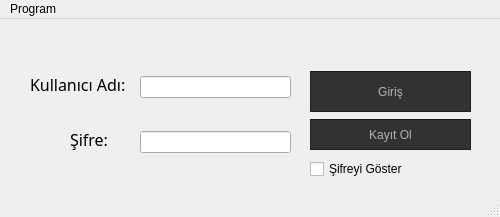
<?xml version="1.0" encoding="UTF-8"?>
<ui version="4.0">
 <class>girispenceresi</class>
 <widget class="QMainWindow" name="girispenceresi">
  <property name="geometry">
   <rect>
    <x>0</x>
    <y>0</y>
    <width>500</width>
    <height>217</height>
   </rect>
  </property>
  <property name="windowTitle">
   <string>Kütüphane - Giriş</string>
  </property>
  <property name="windowIcon">
   <iconset>
    <normaloff>Sulu-boya-kitap.png</normaloff>Sulu-boya-kitap.png</iconset>
  </property>
  <property name="styleSheet">
   <string notr="true">&lt;?xml version=&quot;1.0&quot; encoding=&quot;UTF-8&quot;?&gt;
&lt;ui version=&quot;4.0&quot;&gt;
 &lt;widget name=&quot;__qt_fake_top_level&quot;&gt;
  &lt;widget class=&quot;Spacer&quot; name=&quot;horizontalSpacer_3&quot;&gt;
   &lt;property name=&quot;geometry&quot;&gt;
    &lt;rect&gt;
     &lt;x&gt;91&lt;/x&gt;
     &lt;y&gt;1&lt;/y&gt;
     &lt;width&gt;41&lt;/width&gt;
     &lt;height&gt;42&lt;/height&gt;
    &lt;/rect&gt;
   &lt;/property&gt;
   &lt;property name=&quot;font&quot;&gt;
    &lt;font&gt;
     &lt;family&gt;MS Sans Serif&lt;/family&gt;
     &lt;pointsize&gt;10&lt;/pointsize&gt;
    &lt;/font&gt;
   &lt;/property&gt;
   &lt;property name=&quot;orientation&quot;&gt;
    &lt;enum&gt;Qt::Horizontal&lt;/enum&gt;
   &lt;/property&gt;
   &lt;property name=&quot;sizeHint&quot; stdset=&quot;0&quot;&gt;
    &lt;size&gt;
     &lt;width&gt;40&lt;/width&gt;
     &lt;height&gt;20&lt;/height&gt;
    &lt;/size&gt;
   &lt;/property&gt;
  &lt;/widget&gt;
 &lt;/widget&gt;
 &lt;resources/&gt;
&lt;/ui&gt;
</string>
  </property>
  <widget class="QWidget" name="centralwidget">
   <widget class="QPushButton" name="pushButton">
    <property name="geometry">
     <rect>
      <x>310</x>
      <y>52</y>
      <width>161</width>
      <height>41</height>
     </rect>
    </property>
    <property name="styleSheet">
     <string notr="true">/* author = Nathan Woodrow */

QToolTip
{
    border: 1px solid #222;
    background-color: #333;
    color: #aaa;
}

QWidget
{
    color: #aaa;
    background-color: #323232;
}


QWidget:item:hover
{
    background-color: #507098;
    color: #aaa;
}

QWidget:item:selected
{
    background-color: #507098;
}

QMenuBar {
    background-color: #323232;
}

QMenuBar::item
{
    background: transparent;
}

QMenuBar::item:selected
{
    /*
    background: transparent;
    border: 1px solid #ffaa00;
    */
    background: #444;
}

QMenuBar::item:pressed
{
    border: 1px solid #000;
    background-color: #444;
    margin-bottom:-1px;
    padding-bottom:1px;
}

/* ==================================================================================== */
/* MENU                                                                                 */
/* ==================================================================================== */

QMenu
{
    background: #444;
    border: 1px solid #222;
    padding: 4px;
    padding-right: 0px;
}

QMenu::item
{
    background: transparent;
    padding: 2px 20px 2px 20px;
}

QMenu::item:disabled
{
    color: #555;
    background: transparent;
    padding: 2px 20px 2px 20px;
}


QMenu::item:selected
{
    background-color: #507098;
    color: #aaa;
}

QWidget:disabled
{
    color: #404040;
    background-color: #323232;
}

QLineEdit
{
    padding: 1px;
    border: 1px solid #111;
    background-color: #888;
    color: #111;
}

QPushButton
{
    color: #b1b1b1;
/*    background-color: QLinearGradient( x1: 0, y1: 0, x2: 0, y2: 1, stop: 0 #565656, stop: 0.1 #525252, stop: 0.5 #4e4e4e, stop: 0.9 #4a4a4a, stop: 1 #464646);*/
    border-width: 1px;
    border-color: #1e1e1e;
    border-style: solid;
    padding: 3px;
    font-size: 12px;
    padding-left: 5px;
    padding-right: 5px;
}

QPushButton:pressed
{
/*    background-color: QLinearGradient( x1: 0, y1: 0, x2: 0, y2: 1, stop: 0 #2d2d2d, stop: 0.1 #2b2b2b, stop: 0.5 #292929, stop: 0.9 #282828, stop: 1 #252525);*/
}

/* ==================================================================================== */
/* COMBO BOX                                                                            */
/* ==================================================================================== */

QComboBox {
    selection-background-color: #ffaa00;
    background-color: QLinearGradient( x1: 0, y1: 0, x2: 0, y2: 1, stop: 0 #565656, stop: 0.1 #525252, stop: 0.5 #4e4e4e, stop: 0.9 #4a4a4a, stop: 1 #464646);
    border-style: solid;
    border: 1px solid #1e1e1e;
}

QComboBox:hover,QPushButton:hover {
    background-color: QLinearGradient( x1: 0, y1: 0, x2: 0, y2: 1,
        stop: 0     #565656,
        stop: 0.1   #525252,
        stop: 0.5   #4e4e4e,
        stop: 0.9   #4a4a4a,
        stop: 1     #464646);
}


QComboBox:on {
    padding-top: 1px;
    padding-left: 3px;
    background-color: QLinearGradient( x1: 0, y1: 0, x2: 0, y2: 1,
        stop: 0     #555,
        stop: 0.1   #4C4C4C,
        stop: 0.5   #464646,
        stop: 0.9   #414141,
        stop: 1     #444);
    selection-background-color: #ffaa00;
}

QComboBox QAbstractItemView {
    border: 1px solid #222;
    selection-background-color: #507098;
}

QComboBox::drop-down {
     subcontrol-origin: padding;
     subcontrol-position: top right;
     width: 15px;
     border: 0px;
 }

QComboBox::down-arrow
{
    image: url(icons/down_arrow.png);
}
QLineEdit:focus
{
    border: 2px solid QLinearGradient( x1: 0, y1: 0, x2: 0, y2: 1, stop: 0 #ffa02f, stop: 1 #d7801a);
}


QTextEdit:focus
{
    border: 2px solid QLinearGradient( x1: 0, y1: 0, x2: 0, y2: 1, stop: 0 #ffa02f, stop: 1 #d7801a);
}

/* ==================================================================================== */
/* SCROLL BAR                                                                           */
/* ==================================================================================== */

QScrollBar:horizontal {
    background-color: #333;
    height: 8px;
    margin: 0px;
    padding: 0px;
}

QScrollBar::handle:horizontal {
    border: 1px solid #111;
    background: #535353;
}

QScrollBar::add-line:horizontal, QScrollBar::sub-line:horizontal,
QScrollBar::add-page:horizontal, QScrollBar::sub-page:horizontal {
    width: 0px;
    background: transparent;
}

QScrollBar:vertical {
    background-color: #333;
    width: 8px;
    margin: 0;
}

QScrollBar::handle:vertical {
    border: 1px solid #111;
    background: #535353;
}

QScrollBar::add-line:vertical, QScrollBar::sub-line:vertical,
QScrollBar::add-page:vertical, QScrollBar::sub-page:vertical {
    height: 0px;
    background: transparent;
}


QTextEdit
{
    background-color: #242424;
}

QPlainTextEdit
{
    background-color: #242424;
}

QSizeGrip
{
  width: 1px;
}

QHeaderView::section
{
    /*background-color: QLinearGradient(x1:0, y1:0, x2:0, y2:1, stop:0 #616161, stop: 0.5 #505050, stop: 0.6 #434343, stop:1 #656565);*/
    color: white;
    padding-left: 4px;
    border: 1px solid #6c6c6c;
}
QDockWidget
{
  	titlebar-close-icon: url(icons/cross.svg);
}

QDockWidget::separator
{
    border: 1px solid red;
}

QDockWidget::title
{
    text-align: center;
    spacing: 3px; /* spacing between items in the tool bar */
    background-color: #323232;
	font-weight: bold;
}

QDockWidget::close-button, QDockWidget::float-button
{
    text-align: center;
    spacing: 1px; /* spacing between items in the tool bar */
}

QDockWidget::close-button:hover, QDockWidget::float-button:hover
{
    background: #242424;
}

QDockWidget::close-button:pressed, QDockWidget::float-button:pressed
{
    padding: 1px -1px -1px 1px;
}

QMainWindow::separator
{
    /*background-color: QLinearGradient(x1:0, y1:0, x2:0, y2:1, stop:0 #161616, stop: 0.5 #151515, stop: 0.6 #212121, stop:1 #343434);*/
    color: white;
    padding-left: 4px;
    border: 0px solid #4c4c4c;
    spacing: 3px; /* spacing between items in the tool bar */
}

QMainWindow::separator:hover
{

    /*background-color: QLinearGradient(x1:0, y1:0, x2:0, y2:1, stop:0 #d7801a, stop:0.5 #b56c17 stop:1 #ffa02f);*/
    color: white;
    padding-left: 4px;
    border: 1px solid #6c6c6c;
    spacing: 3px; /* spacing between items in the tool bar */
}

QToolBar {
    background: #323232;
    border: 1px solid #323232;
	font-weight: bold;
}

QToolBar::handle:horizontal
{
	image: url(:/qss_icons/rc/Hmovetoolbar.png);
}

QToolBar::handle:vertical
{
	image: url(:/qss_icons/rc/Vmovetoolbar.png);
}

QToolBar::separator:horizontal
{
	image: url(:/qss_icons/rc/Hsepartoolbar.png);
}

QToolBar::separator:vertical
{
	image: url(:/qss_icons/rc/Vsepartoolbars.png);
}

QMenu::separator
{
    height: 2px;
    /*
    background-color: QLinearGradient(x1:0, y1:0, x2:0, y2:1, stop:0 #161616, stop: 0.5 #151515, stop: 0.6 #212121, stop:1 #343434);
    */
    color: white;
    padding-left: 4px;
    margin-left: 10px;
    margin-right: 5px;
}

QProgressBar
{
    border: 2px solid grey;
    text-align: center;
}

QProgressBar::chunk
{
    background-color: #d7801a;
    width: 2.15px;
    margin: 0.5px;
}

QTabBar::tab {
    color: #b1b1b1;
    border: 1px solid #444;
    border-bottom-style: none;
    background-color: #323232;
    padding-left: 10px;
    padding-right: 10px;
    padding-top: 3px;
    padding-bottom: 2px;
    margin-right: -1px;
}

QTabWidget::pane {
    border: 1px solid #444;
    top: 1px;
}

QTabBar::tab:last
{
    margin-right: 0; /* the last selected tab has nothing to overlap with on the right */
}

QTabBar::tab:first:!selected
{
  margin-left: 0px; /* the last selected tab has nothing to overlap with on the right */
}

QTabBar::tab:!selected
{
    color: #b1b1b1;
    border-bottom-style: solid;
    margin-top: 3px;
    /*background-color: QLinearGradient(x1:0, y1:0, x2:0, y2:1, stop:1 #212121, stop:.4 #343434);*/
}

QTabBar::tab:selected
{
    margin-bottom: 0px;
}

QTabBar::tab:!selected:hover
{
    /*border-top: 2px solid #ffaa00;
    padding-bottom: 3px;*/
    /*background-color: QLinearGradient(x1:0, y1:0, x2:0, y2:1, stop:1 #212121, stop:0.4 #343434, stop:0.2 #343434, stop:0.1 #ffaa00);*/
}

/* ==================================================================================== */
/* RADIO BUTTON                                                                         */
/* ==================================================================================== */

QGroupBox::indicator:unchecked,
QGroupBox::indicator:checked,
QCheckBox::indicator:checked,
QCheckBox::indicator:unchecked,
QRadioButton::indicator:checked,
QRadioButton::indicator:unchecked{
    color: #b1b1b1;
    background-color: #323232;
    border: 1px solid #b1b1b1;
}

QGroupBox::indicator:checked,
QCheckBox::indicator:checked,
QRadioButton::indicator:checked {
    background-color: qradialgradient(
        cx: 0.5, cy: 0.5,
        fx: 0.5, fy: 0.5,
        radius: 1.0,
        stop: 0.25 #ffaa00,
        stop: 0.3 #323232
    );
}

QRadioButton::indicator
{
}

QGroupBox::indicator:hover,
QCheckBox::indicator:hover,
QRadioButton::indicator:hover
{
    border: 1px solid #ffaa00;
}

/* ==================================================================================== */
/* CHECKBOX                                                                             */
/* ==================================================================================== */

QAbstractItemView
{
  background-color: #222;
	alternate-background-color: #323232;
	color: silver;
	border: none;
	border-radius: 3px;
	padding: 1px;
}

QAbstractItemView::selected {
    border: 0px;
    outline: none;
}

/* ==================================================================================== */
/* TREE VIEW                                                                            */
/* ==================================================================================== */

QTreeView {
    border: 0.5px solid rgba(108,108,108,75);
}

QTreeView::item, QTreeView::branch {
    background: transparent;
    color: #DDD;
}

QTreeView::item:hover, QTreeView::branch:hover {
    background-color: #507098;
    color: #DDD;
}

QTreeView::item:selected, QTreeView::branch:selected {
    background-color: #507098;
    color: #DDD;
}

QTreeView::branch:has-children:!has-siblings:closed,
QTreeView::branch:closed:has-children:has-siblings {
    border-image: none;
    image: url(icons/caret-right_ffffff_14.png);
}

QTreeView::branch:open:has-children:!has-siblings,
QTreeView::branch:open:has-children:has-siblings {
     border-image: none;
     image: url(icons/caret-down_ffffff_14.png);
}

QgsLayerTreeView
{
}

QgsLayerTreeView::item
{
    border-top: 0.5px solid rgba(108,108,108,50);
    border-bottom: 0.5px solid rgba(108,108,108,50);
    padding: 3px;
}

QgsLayerTreeView::indicator:unchecked{
    image: url(icons/eye-blocked.svg);
}

QgsLayerTreeView::indicator:checked {
    image: url(icons/eye.svg);
}

/* ==================================================================================== */
/* TABLE VIEW                                                                           */
/* ==================================================================================== */

QHeaderView {
}

QHeaderView::section {
    background: transparent;
    background-color: #323232;
    color: #777;
    border-right: 0px solid #777;
    border-top: 0px solid #777;
    padding: 0 0 2px 3px
}</string>
    </property>
    <property name="text">
     <string>Giriş</string>
    </property>
   </widget>
   <widget class="QLabel" name="label_3">
    <property name="geometry">
     <rect>
      <x>30</x>
      <y>35</y>
      <width>111</width>
      <height>60</height>
     </rect>
    </property>
    <property name="font">
     <font>
      <family>Impact</family>
      <pointsize>12</pointsize>
     </font>
    </property>
    <property name="text">
     <string>Kullanıcı Adı:</string>
    </property>
   </widget>
   <widget class="QLabel" name="label_4">
    <property name="geometry">
     <rect>
      <x>70</x>
      <y>90</y>
      <width>51</width>
      <height>60</height>
     </rect>
    </property>
    <property name="font">
     <font>
      <family>Impact</family>
      <pointsize>12</pointsize>
     </font>
    </property>
    <property name="text">
     <string>Şifre:</string>
    </property>
   </widget>
   <widget class="QWidget" name="layoutWidget">
    <property name="geometry">
     <rect>
      <x>140</x>
      <y>30</y>
      <width>151</width>
      <height>131</height>
     </rect>
    </property>
    <layout class="QHBoxLayout" name="horizontalLayout">
     <item>
      <layout class="QVBoxLayout" name="verticalLayout_2">
       <item>
        <widget class="QLineEdit" name="lineEdit_2">
         <property name="clearButtonEnabled">
          <bool>true</bool>
         </property>
        </widget>
       </item>
       <item>
        <widget class="QLineEdit" name="lineEdit">
         <property name="echoMode">
          <enum>QLineEdit::Password</enum>
         </property>
        </widget>
       </item>
      </layout>
     </item>
    </layout>
   </widget>
   <widget class="QPushButton" name="pushButton_2">
    <property name="geometry">
     <rect>
      <x>310</x>
      <y>100</y>
      <width>161</width>
      <height>31</height>
     </rect>
    </property>
    <property name="styleSheet">
     <string notr="true">/* author = Nathan Woodrow */

QToolTip
{
    border: 1px solid #222;
    background-color: #333;
    color: #aaa;
}

QWidget
{
    color: #aaa;
    background-color: #323232;
}


QWidget:item:hover
{
    background-color: #507098;
    color: #aaa;
}

QWidget:item:selected
{
    background-color: #507098;
}

QMenuBar {
    background-color: #323232;
}

QMenuBar::item
{
    background: transparent;
}

QMenuBar::item:selected
{
    /*
    background: transparent;
    border: 1px solid #ffaa00;
    */
    background: #444;
}

QMenuBar::item:pressed
{
    border: 1px solid #000;
    background-color: #444;
    margin-bottom:-1px;
    padding-bottom:1px;
}

/* ==================================================================================== */
/* MENU                                                                                 */
/* ==================================================================================== */

QMenu
{
    background: #444;
    border: 1px solid #222;
    padding: 4px;
    padding-right: 0px;
}

QMenu::item
{
    background: transparent;
    padding: 2px 20px 2px 20px;
}

QMenu::item:disabled
{
    color: #555;
    background: transparent;
    padding: 2px 20px 2px 20px;
}


QMenu::item:selected
{
    background-color: #507098;
    color: #aaa;
}

QWidget:disabled
{
    color: #404040;
    background-color: #323232;
}

QLineEdit
{
    padding: 1px;
    border: 1px solid #111;
    background-color: #888;
    color: #111;
}

QPushButton
{
    color: #b1b1b1;
/*    background-color: QLinearGradient( x1: 0, y1: 0, x2: 0, y2: 1, stop: 0 #565656, stop: 0.1 #525252, stop: 0.5 #4e4e4e, stop: 0.9 #4a4a4a, stop: 1 #464646);*/
    border-width: 1px;
    border-color: #1e1e1e;
    border-style: solid;
    padding: 3px;
    font-size: 12px;
    padding-left: 5px;
    padding-right: 5px;
}

QPushButton:pressed
{
/*    background-color: QLinearGradient( x1: 0, y1: 0, x2: 0, y2: 1, stop: 0 #2d2d2d, stop: 0.1 #2b2b2b, stop: 0.5 #292929, stop: 0.9 #282828, stop: 1 #252525);*/
}

/* ==================================================================================== */
/* COMBO BOX                                                                            */
/* ==================================================================================== */

QComboBox {
    selection-background-color: #ffaa00;
    background-color: QLinearGradient( x1: 0, y1: 0, x2: 0, y2: 1, stop: 0 #565656, stop: 0.1 #525252, stop: 0.5 #4e4e4e, stop: 0.9 #4a4a4a, stop: 1 #464646);
    border-style: solid;
    border: 1px solid #1e1e1e;
}

QComboBox:hover,QPushButton:hover {
    background-color: QLinearGradient( x1: 0, y1: 0, x2: 0, y2: 1,
        stop: 0     #565656,
        stop: 0.1   #525252,
        stop: 0.5   #4e4e4e,
        stop: 0.9   #4a4a4a,
        stop: 1     #464646);
}


QComboBox:on {
    padding-top: 1px;
    padding-left: 3px;
    background-color: QLinearGradient( x1: 0, y1: 0, x2: 0, y2: 1,
        stop: 0     #555,
        stop: 0.1   #4C4C4C,
        stop: 0.5   #464646,
        stop: 0.9   #414141,
        stop: 1     #444);
    selection-background-color: #ffaa00;
}

QComboBox QAbstractItemView {
    border: 1px solid #222;
    selection-background-color: #507098;
}

QComboBox::drop-down {
     subcontrol-origin: padding;
     subcontrol-position: top right;
     width: 15px;
     border: 0px;
 }

QComboBox::down-arrow
{
    image: url(icons/down_arrow.png);
}
QLineEdit:focus
{
    border: 2px solid QLinearGradient( x1: 0, y1: 0, x2: 0, y2: 1, stop: 0 #ffa02f, stop: 1 #d7801a);
}


QTextEdit:focus
{
    border: 2px solid QLinearGradient( x1: 0, y1: 0, x2: 0, y2: 1, stop: 0 #ffa02f, stop: 1 #d7801a);
}

/* ==================================================================================== */
/* SCROLL BAR                                                                           */
/* ==================================================================================== */

QScrollBar:horizontal {
    background-color: #333;
    height: 8px;
    margin: 0px;
    padding: 0px;
}

QScrollBar::handle:horizontal {
    border: 1px solid #111;
    background: #535353;
}

QScrollBar::add-line:horizontal, QScrollBar::sub-line:horizontal,
QScrollBar::add-page:horizontal, QScrollBar::sub-page:horizontal {
    width: 0px;
    background: transparent;
}

QScrollBar:vertical {
    background-color: #333;
    width: 8px;
    margin: 0;
}

QScrollBar::handle:vertical {
    border: 1px solid #111;
    background: #535353;
}

QScrollBar::add-line:vertical, QScrollBar::sub-line:vertical,
QScrollBar::add-page:vertical, QScrollBar::sub-page:vertical {
    height: 0px;
    background: transparent;
}


QTextEdit
{
    background-color: #242424;
}

QPlainTextEdit
{
    background-color: #242424;
}

QSizeGrip
{
  width: 1px;
}

QHeaderView::section
{
    /*background-color: QLinearGradient(x1:0, y1:0, x2:0, y2:1, stop:0 #616161, stop: 0.5 #505050, stop: 0.6 #434343, stop:1 #656565);*/
    color: white;
    padding-left: 4px;
    border: 1px solid #6c6c6c;
}
QDockWidget
{
  	titlebar-close-icon: url(icons/cross.svg);
}

QDockWidget::separator
{
    border: 1px solid red;
}

QDockWidget::title
{
    text-align: center;
    spacing: 3px; /* spacing between items in the tool bar */
    background-color: #323232;
	font-weight: bold;
}

QDockWidget::close-button, QDockWidget::float-button
{
    text-align: center;
    spacing: 1px; /* spacing between items in the tool bar */
}

QDockWidget::close-button:hover, QDockWidget::float-button:hover
{
    background: #242424;
}

QDockWidget::close-button:pressed, QDockWidget::float-button:pressed
{
    padding: 1px -1px -1px 1px;
}

QMainWindow::separator
{
    /*background-color: QLinearGradient(x1:0, y1:0, x2:0, y2:1, stop:0 #161616, stop: 0.5 #151515, stop: 0.6 #212121, stop:1 #343434);*/
    color: white;
    padding-left: 4px;
    border: 0px solid #4c4c4c;
    spacing: 3px; /* spacing between items in the tool bar */
}

QMainWindow::separator:hover
{

    /*background-color: QLinearGradient(x1:0, y1:0, x2:0, y2:1, stop:0 #d7801a, stop:0.5 #b56c17 stop:1 #ffa02f);*/
    color: white;
    padding-left: 4px;
    border: 1px solid #6c6c6c;
    spacing: 3px; /* spacing between items in the tool bar */
}

QToolBar {
    background: #323232;
    border: 1px solid #323232;
	font-weight: bold;
}

QToolBar::handle:horizontal
{
	image: url(:/qss_icons/rc/Hmovetoolbar.png);
}

QToolBar::handle:vertical
{
	image: url(:/qss_icons/rc/Vmovetoolbar.png);
}

QToolBar::separator:horizontal
{
	image: url(:/qss_icons/rc/Hsepartoolbar.png);
}

QToolBar::separator:vertical
{
	image: url(:/qss_icons/rc/Vsepartoolbars.png);
}

QMenu::separator
{
    height: 2px;
    /*
    background-color: QLinearGradient(x1:0, y1:0, x2:0, y2:1, stop:0 #161616, stop: 0.5 #151515, stop: 0.6 #212121, stop:1 #343434);
    */
    color: white;
    padding-left: 4px;
    margin-left: 10px;
    margin-right: 5px;
}

QProgressBar
{
    border: 2px solid grey;
    text-align: center;
}

QProgressBar::chunk
{
    background-color: #d7801a;
    width: 2.15px;
    margin: 0.5px;
}

QTabBar::tab {
    color: #b1b1b1;
    border: 1px solid #444;
    border-bottom-style: none;
    background-color: #323232;
    padding-left: 10px;
    padding-right: 10px;
    padding-top: 3px;
    padding-bottom: 2px;
    margin-right: -1px;
}

QTabWidget::pane {
    border: 1px solid #444;
    top: 1px;
}

QTabBar::tab:last
{
    margin-right: 0; /* the last selected tab has nothing to overlap with on the right */
}

QTabBar::tab:first:!selected
{
  margin-left: 0px; /* the last selected tab has nothing to overlap with on the right */
}

QTabBar::tab:!selected
{
    color: #b1b1b1;
    border-bottom-style: solid;
    margin-top: 3px;
    /*background-color: QLinearGradient(x1:0, y1:0, x2:0, y2:1, stop:1 #212121, stop:.4 #343434);*/
}

QTabBar::tab:selected
{
    margin-bottom: 0px;
}

QTabBar::tab:!selected:hover
{
    /*border-top: 2px solid #ffaa00;
    padding-bottom: 3px;*/
    /*background-color: QLinearGradient(x1:0, y1:0, x2:0, y2:1, stop:1 #212121, stop:0.4 #343434, stop:0.2 #343434, stop:0.1 #ffaa00);*/
}

/* ==================================================================================== */
/* RADIO BUTTON                                                                         */
/* ==================================================================================== */

QGroupBox::indicator:unchecked,
QGroupBox::indicator:checked,
QCheckBox::indicator:checked,
QCheckBox::indicator:unchecked,
QRadioButton::indicator:checked,
QRadioButton::indicator:unchecked{
    color: #b1b1b1;
    background-color: #323232;
    border: 1px solid #b1b1b1;
}

QGroupBox::indicator:checked,
QCheckBox::indicator:checked,
QRadioButton::indicator:checked {
    background-color: qradialgradient(
        cx: 0.5, cy: 0.5,
        fx: 0.5, fy: 0.5,
        radius: 1.0,
        stop: 0.25 #ffaa00,
        stop: 0.3 #323232
    );
}

QRadioButton::indicator
{
}

QGroupBox::indicator:hover,
QCheckBox::indicator:hover,
QRadioButton::indicator:hover
{
    border: 1px solid #ffaa00;
}

/* ==================================================================================== */
/* CHECKBOX                                                                             */
/* ==================================================================================== */

QAbstractItemView
{
  background-color: #222;
	alternate-background-color: #323232;
	color: silver;
	border: none;
	border-radius: 3px;
	padding: 1px;
}

QAbstractItemView::selected {
    border: 0px;
    outline: none;
}

/* ==================================================================================== */
/* TREE VIEW                                                                            */
/* ==================================================================================== */

QTreeView {
    border: 0.5px solid rgba(108,108,108,75);
}

QTreeView::item, QTreeView::branch {
    background: transparent;
    color: #DDD;
}

QTreeView::item:hover, QTreeView::branch:hover {
    background-color: #507098;
    color: #DDD;
}

QTreeView::item:selected, QTreeView::branch:selected {
    background-color: #507098;
    color: #DDD;
}

QTreeView::branch:has-children:!has-siblings:closed,
QTreeView::branch:closed:has-children:has-siblings {
    border-image: none;
    image: url(icons/caret-right_ffffff_14.png);
}

QTreeView::branch:open:has-children:!has-siblings,
QTreeView::branch:open:has-children:has-siblings {
     border-image: none;
     image: url(icons/caret-down_ffffff_14.png);
}

QgsLayerTreeView
{
}

QgsLayerTreeView::item
{
    border-top: 0.5px solid rgba(108,108,108,50);
    border-bottom: 0.5px solid rgba(108,108,108,50);
    padding: 3px;
}

QgsLayerTreeView::indicator:unchecked{
    image: url(icons/eye-blocked.svg);
}

QgsLayerTreeView::indicator:checked {
    image: url(icons/eye.svg);
}

/* ==================================================================================== */
/* TABLE VIEW                                                                           */
/* ==================================================================================== */

QHeaderView {
}

QHeaderView::section {
    background: transparent;
    background-color: #323232;
    color: #777;
    border-right: 0px solid #777;
    border-top: 0px solid #777;
    padding: 0 0 2px 3px
}</string>
    </property>
    <property name="text">
     <string>Kayıt Ol</string>
    </property>
   </widget>
   <widget class="QCheckBox" name="checkBox">
    <property name="geometry">
     <rect>
      <x>310</x>
      <y>140</y>
      <width>147</width>
      <height>20</height>
     </rect>
    </property>
    <property name="text">
     <string>Şifreyi Göster</string>
    </property>
   </widget>
  </widget>
  <widget class="QMenuBar" name="menubar">
   <property name="geometry">
    <rect>
     <x>0</x>
     <y>0</y>
     <width>500</width>
     <height>26</height>
    </rect>
   </property>
   <widget class="QMenu" name="menuProgram">
    <property name="title">
     <string>Program</string>
    </property>
    <addaction name="actionKay_t_Ol"/>
    <addaction name="actionHakk_nda"/>
    <addaction name="action_k"/>
   </widget>
   <addaction name="menuProgram"/>
  </widget>
  <widget class="QStatusBar" name="statusbar"/>
  <action name="actionGiri">
   <property name="text">
    <string>Giriş</string>
   </property>
  </action>
  <action name="actionKay_t_Ol">
   <property name="text">
    <string>Kayıt Ol</string>
   </property>
  </action>
  <action name="actionHakk_nda">
   <property name="text">
    <string>Hakkında</string>
   </property>
  </action>
  <action name="action_k">
   <property name="text">
    <string>Çıkış</string>
   </property>
  </action>
 </widget>
 <resources/>
 <connections/>
</ui>
